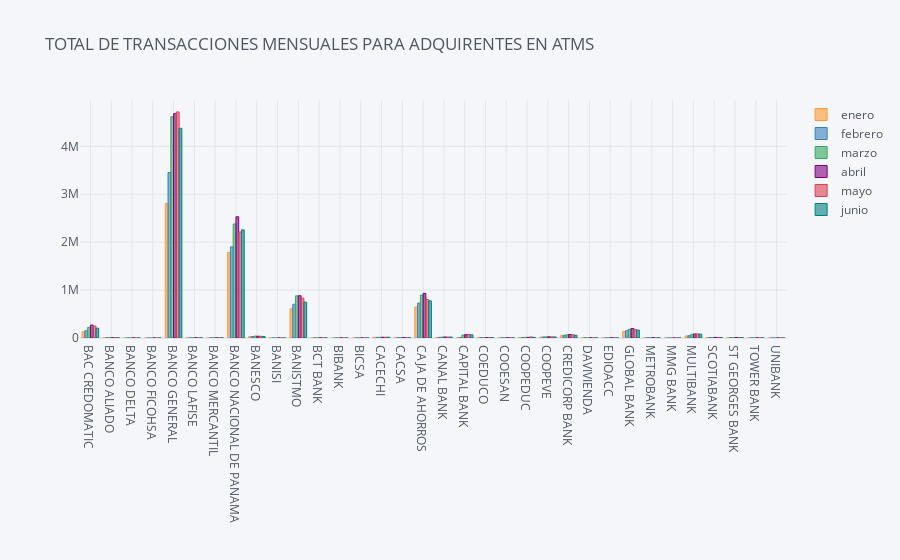

Notebook cell for this chart:
### Markdown cell above
### Promedio de transciones por MES para cada adquirente.


click aquí--> https://preview.flourish.studio/6733368/Bdwqtw9Fi5niOq-zI0Pd66ZBQf3qUYtxPbFacE_0Dc4cRuBXB2_UnJFwNp4ll9Tb/

### Code cell
# transacciones mensuales
adquirente_total.iplot(kind="bar",title='TOTAL DE TRANSACCIONES MENSUALES PARA ADQUIRENTES EN ATMS',width=1200)

### Figure 1 — Plotly figure (JSON) as saved in the notebook; plotly's stock layout.template omitted (floating-point values rounded to 4 significant figures)
{"data": [{"marker": {"color": "rgba(255, 153, 51, 0.6)", "line": {"color": "rgba(255, 153, 51, 1.0)", "width": 1}}, "name": "enero", "orientation": "v", "text": "", "type": "bar", "x": ["BAC CREDOMATIC", "BANCO ALIADO", "BANCO DELTA", "BANCO FICOHSA", "BANCO GENERAL", "BANCO LAFISE", "BANCO MERCANTIL", "BANCO NACIONAL DE PANAMA", "BANESCO", "BANISI", "BANISTMO", "BCT BANK", "BIBANK", "BICSA", "CACECHI", "CACSA", "CAJA DE AHORROS", "CANAL BANK", "CAPITAL BANK", "COEDUCO", "COOESAN", "COOPEDUC", "COOPEVE", "CREDICORP BANK", "DAVIVIENDA", "EDIOACC", "GLOBAL BANK", "METROBANK", "MMG BANK", "MULTIBANK", "SCOTIABANK", "ST GEORGES BANK", "TOWER BANK", "UNIBANK"], "y": [130228, 3198, 783, 128, 2803947, 1714, 1496, 1784932, 26642, 16, 607569, 1535, 196, 746, 13038, 5291, 646035, 11108, 8135, 6917, 2353, 8599, 19412, 47726, 2613, 1117, 136529, 3651, 111, 42385, 8187, 7403, 1931, 188]}, {"marker": {"color": "rgba(55, 128, 191, 0.6)", "line": {"color": "rgba(55, 128, 191, 1.0)", "width": 1}}, "name": "febrero", "orientation": "v", "text": "", "type": "bar", "x": ["BAC CREDOMATIC", "BANCO ALIADO", "BANCO DELTA", "BANCO FICOHSA", "BANCO GENERAL", "BANCO LAFISE", "BANCO MERCANTIL", "BANCO NACIONAL DE PANAMA", "BANESCO", "BANISI", "BANISTMO", "BCT BANK", "BIBANK", "BICSA", "CACECHI", "CACSA", "CAJA DE AHORROS", "CANAL BANK", "CAPITAL BANK", "COEDUCO", "COOESAN", "COOPEDUC", "COOPEVE", "CREDICORP BANK", "DAVIVIENDA", "EDIOACC", "GLOBAL BANK", "METROBANK", "MMG BANK", "MULTIBANK", "SCOTIABANK", "ST GEORGES BANK", "TOWER BANK", "UNIBANK"], "y": [151554, 3700, 919, 96, 3453649, 1644, 1600, 1901946, 31013, 22, 705072, 1509, 204, 764, 13566, 5078, 727158, 13122, 10178, 7305, 2673, 10851, 21209, 58042, 2432, 1246, 151245, 4433, 163, 48021, 10233, 8093, 2253, 138]}, {"marker": {"color": "rgba(50, 171, 96, 0.6)", "line": {"color": "rgba(50, 171, 96, 1.0)", "width": 1}}, "name": "marzo", "orientation": "v", "text": "", "type": "bar", "x": ["BAC CREDOMATIC", "BANCO ALIADO", "BANCO DELTA", "BANCO FICOHSA", "BANCO GENERAL", "BANCO LAFISE", "BANCO MERCANTIL", "BANCO NACIONAL DE PANAMA", "BANESCO", "BANISI", "BANISTMO", "BCT BANK", "BIBANK", "BICSA", "CACECHI", "CACSA", "CAJA DE AHORROS", "CANAL BANK", "CAPITAL BANK", "COEDUCO", "COOESAN", "COOPEDUC", "COOPEVE", "CREDICORP BANK", "DAVIVIENDA", "EDIOACC", "GLOBAL BANK", "METROBANK", "MMG BANK", "MULTIBANK", "SCOTIABANK", "ST GEORGES BANK", "TOWER BANK", "UNIBANK"], "y": [219578, 4743, 1085, 170, 4616270, 2062, 2014, 2379149, 38908, 50, 879368, 1634, 419, 973, 16512, 5815, 894408, 19982, 62140, 7959, 3087, 13246, 24634, 69638, 2718, 2088, 182835, 5284, 182, 77832, 11218, 10035, 2660, 295]}, {"marker": {"color": "rgba(128, 0, 128, 0.6)", "line": {"color": "rgba(128, 0, 128, 1.0)", "width": 1}}, "name": "abril", "orientation": "v", "text": "", "type": "bar", "x": ["BAC CREDOMATIC", "BANCO ALIADO", "BANCO DELTA", "BANCO FICOHSA", "BANCO GENERAL", "BANCO LAFISE", "BANCO MERCANTIL", "BANCO NACIONAL DE PANAMA", "BANESCO", "BANISI", "BANISTMO", "BCT BANK", "BIBANK", "BICSA", "CACECHI", "CACSA", "CAJA DE AHORROS", "CANAL BANK", "CAPITAL BANK", "COEDUCO", "COOESAN", "COOPEDUC", "COOPEVE", "CREDICORP BANK", "DAVIVIENDA", "EDIOACC", "GLOBAL BANK", "METROBANK", "MMG BANK", "MULTIBANK", "SCOTIABANK", "ST GEORGES BANK", "TOWER BANK", "UNIBANK"], "y": [269977, 4898, 1180, 186, 4680551, 2032, 2080, 2529359, 37001, 94, 882234, 1720, 335, 1005, 15852, 6675, 930743, 21015, 69462, 6902, 2937, 13608, 24644, 73773, 3064, 2334, 198640, 5918, 188, 84563, 12947, 10847, 2671, 295]}, {"marker": {"color": "rgba(219, 64, 82, 0.6)", "line": {"color": "rgba(219, 64, 82, 1.0)", "width": 1}}, "name": "mayo", "orientation": "v", "text": "", "type": "bar", "x": ["BAC CREDOMATIC", "BANCO ALIADO", "BANCO DELTA", "BANCO FICOHSA", "BANCO GENERAL", "BANCO LAFISE", "BANCO MERCANTIL", "BANCO NACIONAL DE PANAMA", "BANESCO", "BANISI", "BANISTMO", "BCT BANK", "BIBANK", "BICSA", "CACECHI", "CACSA", "CAJA DE AHORROS", "CANAL BANK", "CAPITAL BANK", "COEDUCO", "COOESAN", "COOPEDUC", "COOPEVE", "CREDICORP BANK", "DAVIVIENDA", "EDIOACC", "GLOBAL BANK", "METROBANK", "MMG BANK", "MULTIBANK", "SCOTIABANK", "ST GEORGES BANK", "TOWER BANK", "UNIBANK"], "y": [248522, 4811, 1124, 180, 4717864, 1870, 1749, 2212651, 34810, 199, 830580, 1384, 256, 843, 15510, 5194, 802230, 20360, 75609, 7214, 2868, 22382, 23572, 67213, 2227, 1780, 178674, 4799, 187, 86471, 12238, 9665, 2842, 308]}, {"marker": {"color": "rgba(0, 128, 128, 0.6)", "line": {"color": "rgba(0, 128, 128, 1.0)", "width": 1}}, "name": "junio", "orientation": "v", "text": "", "type": "bar", "x": ["BAC CREDOMATIC", "BANCO ALIADO", "BANCO DELTA", "BANCO FICOHSA", "BANCO GENERAL", "BANCO LAFISE", "BANCO MERCANTIL", "BANCO NACIONAL DE PANAMA", "BANESCO", "BANISI", "BANISTMO", "BCT BANK", "BIBANK", "BICSA", "CACECHI", "CACSA", "CAJA DE AHORROS", "CANAL BANK", "CAPITAL BANK", "COEDUCO", "COOESAN", "COOPEDUC", "COOPEVE", "CREDICORP BANK", "DAVIVIENDA", "EDIOACC", "GLOBAL BANK", "METROBANK", "MMG BANK", "MULTIBANK", "SCOTIABANK", "ST GEORGES BANK", "TOWER BANK", "UNIBANK"], "y": [204178, 4237, 975, 150, 4376697, 1634, 1608, 2256721, 31970, 181, 748387, 1249, 260, 841, 15828, 4792, 774099, 19656, 65816, 6206, 2803, 13454, 21659, 57669, 2066, 1616, 165779, 4437, 234, 80952, 10106, 8643, 2538, 294]}], "layout": {"legend": {"bgcolor": "#F5F6F9", "font": {"color": "#4D5663"}}, "paper_bgcolor": "#F5F6F9", "plot_bgcolor": "#F5F6F9", "title": {"font": {"color": "#4D5663"}, "text": "TOTAL DE TRANSACCIONES MENSUALES PARA ADQUIRENTES EN ATMS"}, "xaxis": {"gridcolor": "#E1E5ED", "showgrid": true, "tickfont": {"color": "#4D5663"}, "title": {"font": {"color": "#4D5663"}, "text": ""}, "zerolinecolor": "#E1E5ED"}, "yaxis": {"gridcolor": "#E1E5ED", "showgrid": true, "tickfont": {"color": "#4D5663"}, "title": {"font": {"color": "#4D5663"}, "text": ""}, "zerolinecolor": "#E1E5ED"}}}
